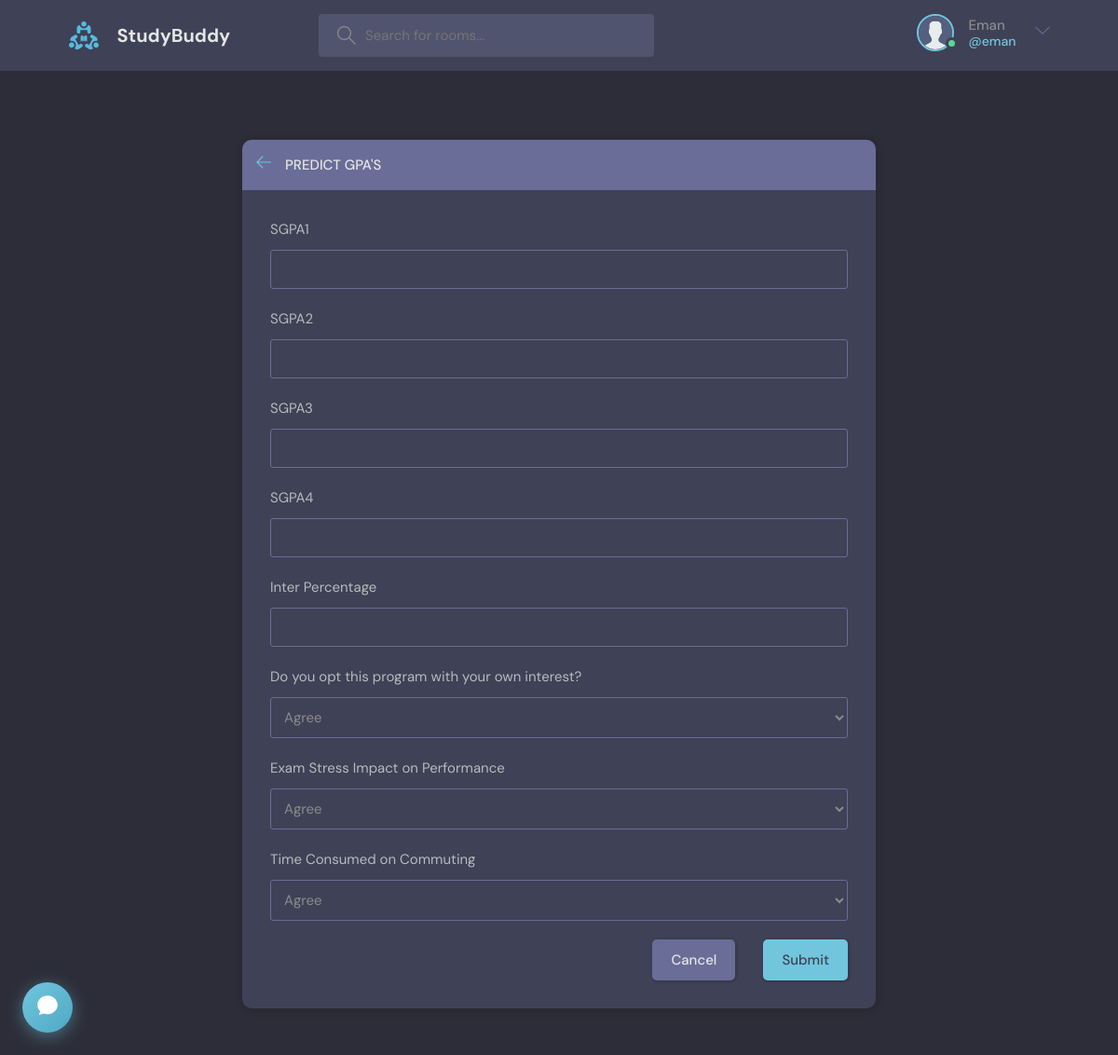
Screenshot of /predict/ (signed in) with the database file from the repository.
### mainapp/models.py (models this page shows)
class User(AbstractUser):
    name = models.CharField(max_length=200, null=True)
    email = models.EmailField(unique=True)
    bio = models.TextField(null=True)
    avatar = models.ImageField(null=True, default="avatar.svg")
    USERNAME_FIELD = 'email'
    REQUIRED_FIELDS = []

### mainapp/views.py (the view)
# urls.py: path('predict/', views.predict_sgpa_cgpa, name='predict_sgpa_cgpa'),
@login_required(login_url='login')
def predict_sgpa_cgpa(request):
    import pandas as pd  # noqa: PLC0415
    import joblib        # noqa: PLC0415
    if request.method == 'POST':
        input_data = {
            'SGPA1': float(request.POST.get('SGPA1')),
            'SGPA2': float(request.POST.get('SGPA2')),
            'SGPA3': float(request.POST.get('SGPA3')),
            'SGPA4': float(request.POST.get('SGPA4')),
            'Inter Percentage': float(request.POST.get('InterPercentage')),
            'Time Consumed on Commuting': int(request.POST.get('TimeConsumedOnCommuting')),
            'Exam Stress Impact on Performance': int(request.POST.get('ExamStressImpactOnPerformance')),
            'Interest': int(request.POST.get('Interest'))
        }
        input_df = pd.DataFrame([input_data])
        loaded_sgpa_model = joblib.load(
            '/Users/fasihmuhammad/Desktop/Github/Study-Room-Web-App/model/sgpa_model.pkl')
        loaded_cgpa_model = joblib.load(
            '/Users/fasihmuhammad/Desktop/Github/Study-Room-Web-App/model/cgpa_model.pkl')
        sgpa_prediction = loaded_sgpa_model.predict(input_df)
        cgpa_prediction = loaded_cgpa_model.predict(input_df)
        context = {
            'SGPA': sgpa_prediction[0],
            'CGPA': cgpa_prediction[0]
        }
        return render(request, 'mainapp/prediction_form.html', context)
    else:
        return render(request, 'mainapp/prediction_form.html')

### mainapp/templates/mainapp/prediction_form.html (shortened to what this page needs)
{% extends 'main.html' %}
{% block content %}
<main class="update-account layout">
    <div class="container" style="align-items: center; justify-content: center;">
        <div class="layout__box">
            <div class="layout__boxHeader">
                <div class="layout__boxTitle">
                    <a href="{% url 'home' %}">
                        <svg version="1.1" xmlns="http://www.w3.org/2000/svg" width="32" height="32"
                            viewBox="0 0 32 32">
                            <title>arrow-left</title>
                            <path
                                d="M13.723 2.286l-13.723 13.714 13.719 13.714 1.616-1.611-10.96-10.96h27.625v-2.286h-27.625l10.965-10.965-1.616-1.607z">
                            </path>
                        </svg>
                    </a>
                    <h3>Predict GPA's</h3>
                </div>
            </div>
            <div class="layout__body">
                <form class="form" action="" method="POST" enctype="multipart/form-data">
                    <div class="form__group">
                        <label for="SGPA1">SGPA1</label>
                        <input required type="number" step="0.1" name="SGPA1" />
                    </div>
                    <div class="form__group">
                        <label for="SGPA2">SGPA2</label>
                        <input required type="number" step="0.1" name="SGPA2" />
                    </div>
                    <div class="form__group">
                        <label for="SGPA3">SGPA3</label>
                        <input required type="number" step="0.1" name="SGPA3" />
                    </div>
                    <div class="form__group">
                        <label for="SGPA4">SGPA4</label>
                        <input required type="number" step="0.1" name="SGPA4" />
                    </div>
                    <div class="form__group">
                        <label for="InterPercentage">Inter Percentage</label>
                        <input required type="number" step="0.1" name="InterPercentage" />
                    </div>
                    <div class="form__group">
                        <label for="Interest">Do you opt this program with your own interest?</label>
                        <select name="Interest" id="Interest">
                            <option value="0">Agree</option>
                        </select>
                    </div>
                    <div class="form__group">
                        <label for="ExamStressImpactOnPerformance">Exam Stress Impact on Performance</label>
                        <select name="ExamStressImpactOnPerformance" id="ExamStressImpactOnPerformance">
                            <option value="0">Agree</option>
                        </select>
                    </div>
                    <div class="form__group">
                        <label for="TimeConsumedOnCommuting">Time Consumed on Commuting</label>
                        <select name="TimeConsumedOnCommuting" id="TimeConsumedOnCommuting">
                            <option value="0">Agree</option>
                        </select>
                    </div>
                    <div class="form__action">
                        <a class="btn btn--dark" href="{{request.META.HTTP_REFERER}}">Cancel</a>
                        <button class="btn btn--main" type="submit">Submit</button>
                    </div>
                </form>
            </div>
        </div>
    </div>
</main>
{% endblock content %}

### templates/navbar.html (shortened to what this page needs)
{% load static %}
{% if request.user.is_authenticated %}
<header class="header header--loggedIn">
	<div class="container">
		<a href="{% url 'home' %}" class="header__logo">
			<img src="{% static 'images/logo.svg' %}" />
			<h1>StudyBuddy</h1>
		</a>
		<form class="header__search" method="GET" action="{% url 'home' %}">
			<label>
				<input name="q" placeholder="Search for rooms..." />
			</label>
		</form>
		<nav class="header__menu">
			<div class="header__user">
				<a href="{% url 'user-profile' user.id %}">
					<div class="avatar avatar--medium active">
						<img src="{{request.user.avatar.url}}" />
					</div>
					<p>
						{{request.user.name}} <span>@{{request.user.username}}</span>
					</p>
				</a>
				<button class="dropdown-button">
					<svg
						version="1.1"
						xmlns="http://www.w3.org/2000/svg"
						width="32"
						height="32"
						viewBox="0 0 32 32"
					>
						<title>chevron-down</title>
						<path d="M16 21l-13-13h-3l16 16 16-16h-3l-13 13z"></path>
					</svg>
				</button>
			</div>
			{% endif %}
		</nav>
	</div>
</header>

### rows the page displays
User: user.avatar (placeholder picture), user.name "Eman", user.username "eman"
